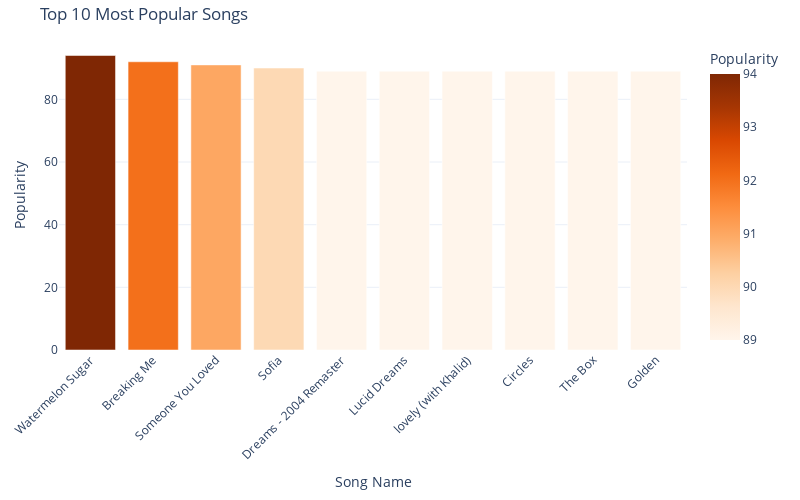

Notebook code cell kept with this figure:
### Code cell
top_songs = df.nlargest(10, 'popularity')[['name', 'popularity']]

fig = px.bar(top_songs, x='name', y='popularity',
             title='Top 10 Most Popular Songs',
             labels={'name': 'Song Name', 'popularity': 'Popularity'},
             color='popularity',
             color_continuous_scale='Oranges')

fig.update_layout(
    xaxis_title='Song Name',
    yaxis_title='Popularity',
    xaxis=dict(tickangle=-45),
    yaxis=dict(showgrid=True, zeroline=False),
    template='plotly_white',
    margin=dict(l=40, r=20, t=40, b=70),
    height=500,
    width=800
)

fig.show()

### Figure 1 — Plotly figure (JSON) as saved in the notebook; plotly's stock layout.template omitted (floating-point values rounded to 4 significant figures)
{"data": [{"alignmentgroup": "True", "hovertemplate": "Song Name=%{x}<br>Popularity=%{marker.color}<extra></extra>", "legendgroup": "", "marker": {"color": [94, 92, 91, 90, 89, 89, 89, 89, 89, 89], "coloraxis": "coloraxis", "pattern": {"shape": ""}}, "name": "", "offsetgroup": "", "orientation": "v", "showlegend": false, "textposition": "auto", "type": "bar", "x": ["Watermelon Sugar", "Breaking Me", "Someone You Loved", "Sofia", "Dreams - 2004 Remaster", "Lucid Dreams", "lovely (with Khalid)", "Circles", "The Box", "Golden"], "xaxis": "x", "y": [94, 92, 91, 90, 89, 89, 89, 89, 89, 89], "yaxis": "y"}], "layout": {"barmode": "relative", "coloraxis": {"colorbar": {"title": {"text": "Popularity"}}, "colorscale": [[0, "rgb(255,245,235)"], [0.125, "rgb(254,230,206)"], [0.25, "rgb(253,208,162)"], [0.375, "rgb(253,174,107)"], [0.5, "rgb(253,141,60)"], [0.625, "rgb(241,105,19)"], [0.75, "rgb(217,72,1)"], [0.875, "rgb(166,54,3)"], [1, "rgb(127,39,4)"]]}, "height": 500, "legend": {"tracegroupgap": 0}, "margin": {"b": 70, "l": 40, "r": 20, "t": 40}, "title": {"text": "Top 10 Most Popular Songs"}, "width": 800, "xaxis": {"anchor": "y", "domain": [0, 1], "tickangle": -45, "title": {"text": "Song Name"}}, "yaxis": {"anchor": "x", "domain": [0, 1], "showgrid": true, "title": {"text": "Popularity"}, "zeroline": false}}}
